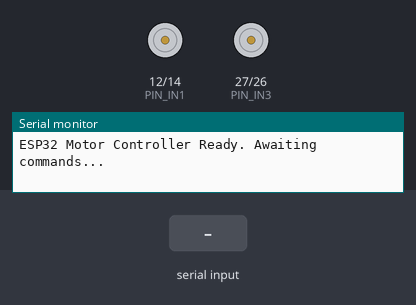
The sketch below on a simulated ESP32. On the bench: motor-driver pin pairs drawn as motors (green arrow = first pin HIGH = forward, orange = second pin HIGH = backward, longer = more drive, scaled by the enable pin), the last lines printed to the serial monitor. The inputs (shaded band) are chosen by the test bench.

Above: at 1.2 s.
1.3 s: "SPIN\n" received over Serial
At 1.6 s:
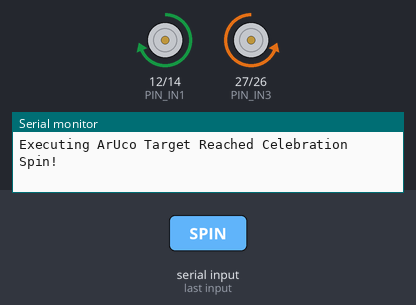
4.3 s: "F\n" received over Serial
At 4.9 s:
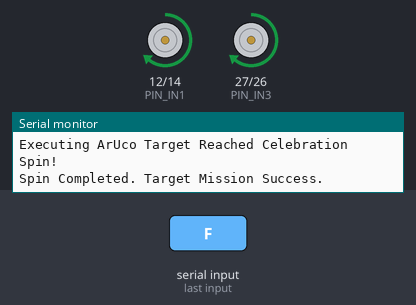
6.6 s: "B\n" received over Serial
At 6.9 s:
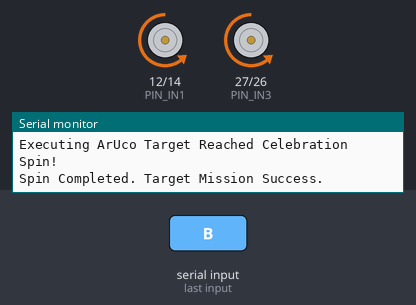
8.9 s: "L\n" received over Serial
At 9.5 s:
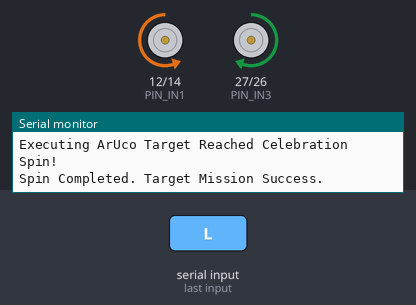
11.2 s: "R\n" received over Serial
At 11.6 s:
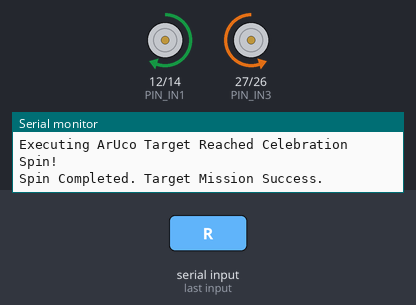
Timing chart, 0 to 14.2 s (numbered marks = the images above; inputs shaded):
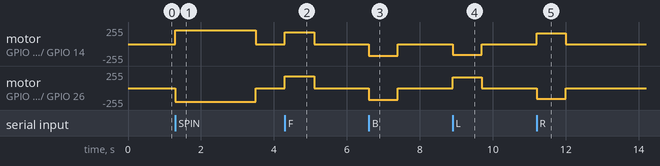

Measured:
- after the input at 1.3 s, motor on GPIO 12 (PIN_IN1) / GPIO 14 (PIN_IN2): stopped → forward 209/255 at once, → stopped 2.2 s later; motor on GPIO 27 (PIN_IN3) / GPIO 26 (PIN_IN4): stopped → backward 209/255 at once, → stopped 2.2 s later
- after the input at 4.3 s, motor on GPIO 12 (PIN_IN1) / GPIO 14 (PIN_IN2), motor on GPIO 27 (PIN_IN3) / GPIO 26 (PIN_IN4): stopped → forward 179/255 at once, → stopped 0.80 s later
- after the input at 6.6 s, motor on GPIO 12 (PIN_IN1) / GPIO 14 (PIN_IN2), motor on GPIO 27 (PIN_IN3) / GPIO 26 (PIN_IN4): stopped → backward 179/255 at once, → stopped 0.80 s later
- after the input at 8.9 s, motor on GPIO 12 (PIN_IN1) / GPIO 14 (PIN_IN2): stopped → backward 159/255 at once, → stopped 0.80 s later; motor on GPIO 27 (PIN_IN3) / GPIO 26 (PIN_IN4): stopped → forward 159/255 at once, → stopped 0.80 s later
- after the input at 11.2 s, motor on GPIO 12 (PIN_IN1) / GPIO 14 (PIN_IN2): stopped → forward 159/255 at once, → stopped 0.80 s later; motor on GPIO 27 (PIN_IN3) / GPIO 26 (PIN_IN4): stopped → backward 159/255 at once, → stopped 0.80 s later

The sketch:

esp32_motor_controller.ino
```cpp
/*
 * ESP32 Robot Motor Controller
 * Receives navigation commands over Serial (from Laptop / Jetson Orin Nano running RealSense AI)
 * Controls 2-wheel differential drive or 4-wheel skid steer via standard H-Bridge (L298N / TB6612 / BTS7960)
 *
 * Commands received via Serial (at 115200 baud):
 *   "F"      - Move Forward
 *   "B"      - Move Backward
 *   "L"      - Steer / Turn Left
 *   "R"      - Steer / Turn Right
 *   "S"      - Stop
 *   "SPIN"   - Execute 360-degree victory spin when ArUco target is reached (< 0.1m)
 */

// Define Pin Connections (Adjust to match your ESP32 pinout)
const int PIN_ENA = 13;   // Left Motor Speed (PWM)
const int PIN_IN1 = 12;   // Left Motor Direction 1
const int PIN_IN2 = 14;   // Left Motor Direction 2

const int PIN_IN3 = 27;   // Right Motor Direction 1
const int PIN_IN4 = 26;   // Right Motor Direction 2
const int PIN_ENB = 25;   // Right Motor Speed (PWM)

// PWM Configuration for ESP32
const int PWM_FREQ = 1000;      // 1 kHz
const int PWM_RES = 8;          // 8-bit resolution (0-255)
const int PWM_CHAN_A = 0;
const int PWM_CHAN_B = 1;

// Default speeds (0-255)
const int BASE_SPEED = 180;
const int TURN_SPEED = 160;
const int SPIN_SPEED = 210;

// Safety timeout: stop if no command is received within 800ms
unsigned long lastCommandTime = 0;
const unsigned long TIMEOUT_MS = 800;

void setup() {
  Serial.begin(115200);

  // Set control pins as outputs
  pinMode(PIN_IN1, OUTPUT);
  pinMode(PIN_IN2, OUTPUT);
  pinMode(PIN_IN3, OUTPUT);
  pinMode(PIN_IN4, OUTPUT);

  // Setup PWM Channels
  ledcAttachChannel(PIN_ENA, PWM_FREQ, PWM_RES, PWM_CHAN_A);
  ledcAttachChannel(PIN_ENB, PWM_FREQ, PWM_RES, PWM_CHAN_B);

  stopMotors();
  Serial.println("ESP32 Motor Controller Ready. Awaiting commands...");
}

void loop() {
  // Check for incoming serial commands
  if (Serial.available() > 0) {
    String cmd = Serial.readStringUntil('\n');
    cmd.trim();
    cmd.toUpperCase();

    if (cmd.length() > 0) {
      lastCommandTime = millis();
      executeCommand(cmd);
    }
  }

  // Watchdog timeout to prevent runaway robot if connection drops
  if (millis() - lastCommandTime > TIMEOUT_MS) {
    stopMotors();
  }
}

void executeCommand(String cmd) {
  if (cmd == "F") {
    moveForward(BASE_SPEED);
  } else if (cmd == "B") {
    moveBackward(BASE_SPEED);
  } else if (cmd == "L") {
    turnLeft(TURN_SPEED);
  } else if (cmd == "R") {
    turnRight(TURN_SPEED);
  } else if (cmd == "S") {
    stopMotors();
  } else if (cmd == "SPIN") {
    celebrationSpin();
  } else {
    // Unrecognized command
    stopMotors();
  }
}

void moveForward(int speed) {
  digitalWrite(PIN_IN1, HIGH);
  digitalWrite(PIN_IN2, LOW);
  digitalWrite(PIN_IN3, HIGH);
  digitalWrite(PIN_IN4, LOW);
  ledcWriteChannel(PWM_CHAN_A, speed);
  ledcWriteChannel(PWM_CHAN_B, speed);
}

void moveBackward(int speed) {
  digitalWrite(PIN_IN1, LOW);
  digitalWrite(PIN_IN2, HIGH);
  digitalWrite(PIN_IN3, LOW);
  digitalWrite(PIN_IN4, HIGH);
  ledcWriteChannel(PWM_CHAN_A, speed);
  ledcWriteChannel(PWM_CHAN_B, speed);
}

void turnLeft(int speed) {
  // Pivot left (Left backward, Right forward)
  digitalWrite(PIN_IN1, LOW);
  digitalWrite(PIN_IN2, HIGH);
  digitalWrite(PIN_IN3, HIGH);
  digitalWrite(PIN_IN4, LOW);
  ledcWriteChannel(PWM_CHAN_A, speed);
  ledcWriteChannel(PWM_CHAN_B, speed);
}

void turnRight(int speed) {
  // Pivot right (Left forward, Right backward)
  digitalWrite(PIN_IN1, HIGH);
  digitalWrite(PIN_IN2, LOW);
  digitalWrite(PIN_IN3, LOW);
  digitalWrite(PIN_IN4, HIGH);
  ledcWriteChannel(PWM_CHAN_A, speed);
  ledcWriteChannel(PWM_CHAN_B, speed);
}

void stopMotors() {
  digitalWrite(PIN_IN1, LOW);
  digitalWrite(PIN_IN2, LOW);
  digitalWrite(PIN_IN3, LOW);
  digitalWrite(PIN_IN4, LOW);
  ledcWriteChannel(PWM_CHAN_A, 0);
  ledcWriteChannel(PWM_CHAN_B, 0);
}

// 360-degree victory spin triggered when target ArUco is within 0.1m
void celebrationSpin() {
  Serial.println("Executing ArUco Target Reached Celebration Spin!");
  turnRight(SPIN_SPEED);
  // Calibrate this delay according to your robot's chassis & wheel traction (~1.8 - 2.5s for 360 deg)
  delay(2200);
  stopMotors();
  Serial.println("Spin Completed. Target Mission Success.");
  lastCommandTime = millis();
}
```
